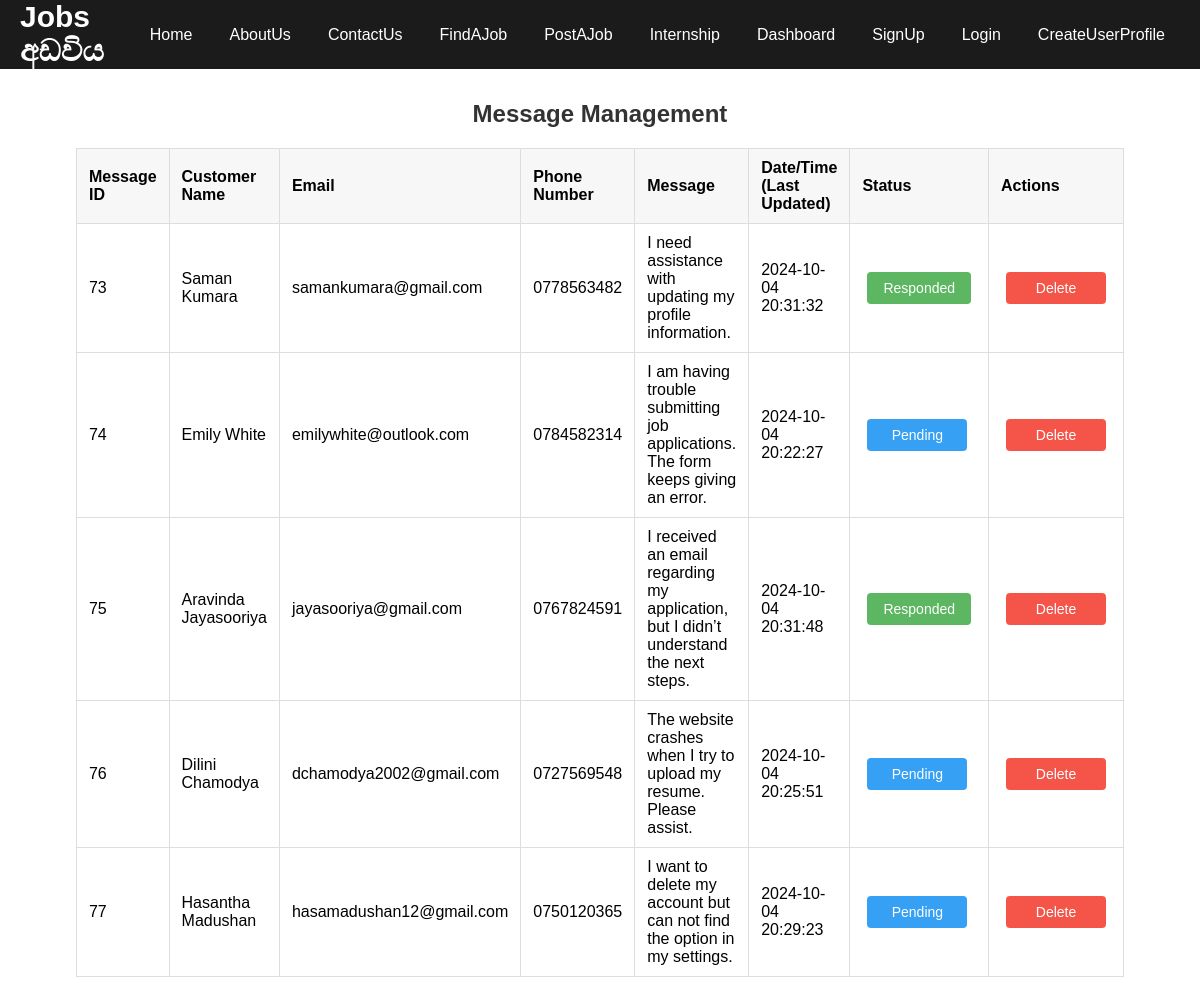
Screenshot of /c_update_admin.php with the database file from the repository.
### tables this page shows
CREATE TABLE `contact_us` (
  `m_id` int(11) NOT NULL,
  `name` varchar(255) NOT NULL,
  `email` varchar(255) NOT NULL,
  `phone` varchar(15) NOT NULL,
  `message` text NOT NULL,
  `time` timestamp NOT NULL DEFAULT current_timestamp() ON UPDATE current_timestamp(),
  `status` enum('pending','responded') NOT NULL DEFAULT 'pending'
);

### c_update_admin.php (the view, shortened to what this page needs)
<?php
require 'c_config.php';
include('navbar.php');
$sql = "SELECT m_id, name, email, phone, message, time, status FROM contact_us";
$result = $conn->query($sql);
echo "<h1 class='title-center'>Message Management</h1>";
if ($result->num_rows > 0) {
    echo "<table class='message-table'>";
    echo "<thead><tr>" .
    "<th> Message ID </th>" .
    "<th> Customer Name </th>" .
    "<th> Email </th>" .
    "<th> Phone Number </th>" .
    "<th> Message </th>" .
    "<th> Date/Time (Last Updated) </th>" .
    "<th> Status </th>" .
    "<th> Actions </th></tr></thead><tbody>";
    while ($row = $result->fetch_assoc()) {
        echo "<tr>";
        echo "<td>" . $row["m_id"] . "</td>" .
             "<td>" . $row["name"] . "</td>" .
             "<td>" . $row["email"] . "</td>" .
             "<td>" . $row["phone"] . "</td>" .
             "<td>" . $row["message"] . "</td>" .
             "<td>" . $row["time"] . "</td>";
        if ($row["status"] == 'responded') {
            echo "<td>
                    <form action='c_pending_admin.php' method='POST' style='display:inline-block;'>
                        <input type='hidden' name='cid' value='" . $row["m_id"] . "'>
                        <input type='hidden' name='status' value='pending'>
                        <input type='submit' value='Responded' class='respond-btn'>
                    </form>
                  </td>";
        } else {
            echo "<td>
                    <form action='c_respond_admin.php' method='POST' style='display:inline-block;'>
                        <input type='hidden' name='cid' value='" . $row["m_id"] . "'>
                        <input type='hidden' name='status' value='responded'>
                        <input type='submit' value='Pending' class='pending-btn'>
                    </form>
                  </td>";
        }
        echo "<td><form action='c_delete_admin.php' method='POST' onsubmit='return confirmDelete();' style='display:inline-block;'>
                <input type='hidden' name='cid' value='" . $row["m_id"] . "'>
                <input type='submit' value='Delete' class='delete-btn'>
              </form></td>";
        echo "</tr>";
    }
    echo "</tbody></table>";
} else {
    echo "<p>No Results</p>";
}
?>

### navbar.php (style rules this page uses)
* { margin: 0; padding: 0; font-family: 'Poppins', sans-serif; box-sizing: border-box; }

### c_update_admin.php (style rules this page uses)
.title-center { padding-top: 80px; text-align: center; font-size: 24px; margin-top: 20px; color: #333; }
.message-table { width: 80%; margin: 20px auto; border-collapse: collapse; font-size: 16px; text-align: left; }
.message-table thead { background-color: #f2f2f2; }
.message-table th, .message-table td { padding: 10px 12px; border: 1px solid #ddd; }
.message-table th { font-weight: bold; background-color: #f7f7f7; }
.respond-btn , .pending-btn, .delete-btn { min-width: 100px; display: inline-block; text-align: center; padding: 8px 16px; font-size: 14px; cursor: pointer; border: none; color: #fff; border-radius: 4px; margin: 0 5px; }
.respond-btn { background-color: #4CAF50; }
.pending-btn { background-color: #2196F3; }
.delete-btn { background-color: #f44336; }
.respond-btn , .pending-btn, .delete-btn { opacity: 0.9; }

### rows the page displays
contact_us: m_id "73", name "Saman Kumara", email "samankumara@gmail.com", phone "0778563482", message "I need assistance with updating my profile information.", time "2024-10-04 20:31:32"
contact_us: m_id "74", name "Emily White", email "emilywhite@outlook.com", phone "0784582314", message "I am having trouble submitting job applications. The form keeps giving an error.", time "2024-10-04 20:22:27"
contact_us: m_id "75", name "Aravinda Jayasooriya", email "jayasooriya@gmail.com", phone "0767824591", message "I received an email regarding my application, but I didn’t understand the next steps.", time "2024-10-04 20:31:48"
contact_us: m_id "76", name "Dilini Chamodya", email "dchamodya2002@gmail.com", phone "0727569548", message "The website crashes when I try to upload my resume. Please assist.", time "2024-10-04 20:25:51"
contact_us: m_id "77", name "Hasantha Madushan", email "hasamadushan12@gmail.com", phone "0750120365", message "I want to delete my account but can not find the option in my settings.", time "2024-10-04 20:29:23"
